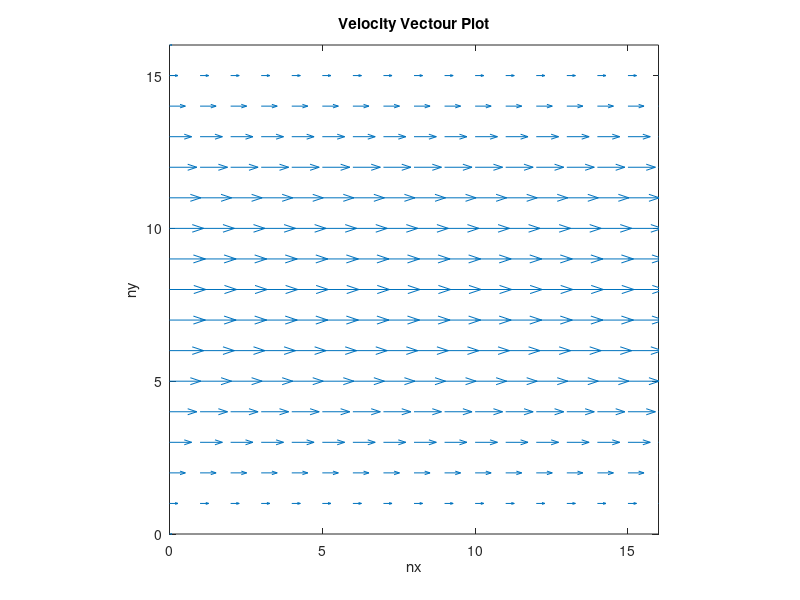
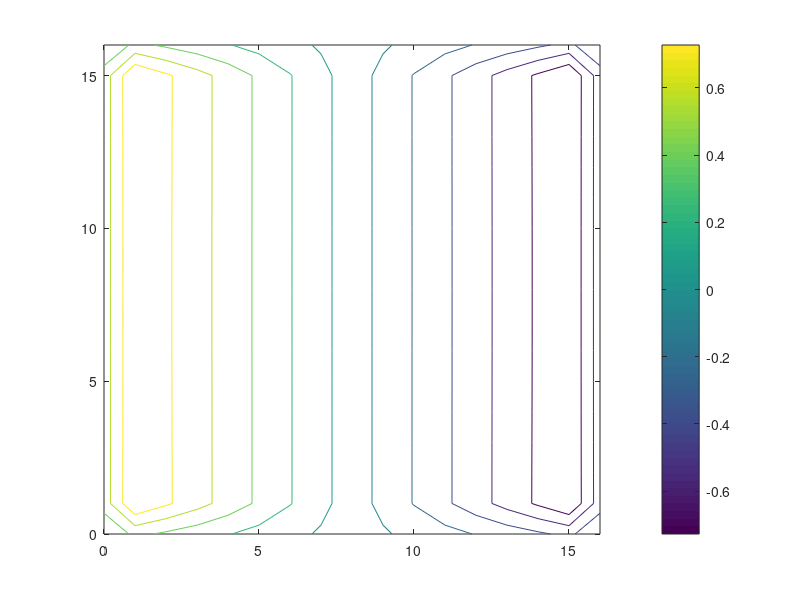

Write the MATLAB code that produced these figures, in order.
%Stokes equation for 2D channel for
%SOR method for faster convergent
clc;
clear all;
close all;
%-----------------------------------------------------------------------
%Define all numerial values
%------------------------------------------------------------------------
Re = 1;                 %Reynolds Number
visc=1/Re;              %viscosity
nx = 16;                 %gridpoints along x
ny = 16;                 %gridpoints along y
lx = 1;                 %lenght of the domain
ly = 1;                 %width of the domain
ft=0.5;                 %final time
MaxErr = 0.001;         %maximum error for pressure
Maxit=10;              %maximum iteration
nstep= 200;
beta=1.2;               %SOR factor
dt=0.01;               %time step size
gx =0; gy=0;        %external forces

%---------------------------------------------
%Variable initialization
u = zeros(nx+1,ny+2); ut = zeros(nx+1,ny+2);  %velocity in x direction
v = zeros(nx+2,ny+1); vt = zeros(nx+2,ny+1);  %velocity in y direction
p = zeros(nx+2,ny+2);                       %pressure
t=0;                                                %Initial time
%----------------------------------------------------------------------
%set grid points
dx=lx/nx; dy=ly/ny;                         %length of the grid cell
for i = 0:nx+2
    for j = 0:ny+2
        x=dx*(i-1);
        y=dy*(j-1.5);
    end
end
%-----------------------------------------------------------------------
%Check to ensure that the defined time step meets stability condition?
if dt>0.25*(min(dx,dy))^2/visc || dt>(1/Re)
    dt=min((0.25*(min(dx,dy))^2/visc),(visc));
end
%-----------------------------------------------------------------------
%Set boundary conditions


for j=2:ny+1
    y=dy*(j-1.5);
    u(1,j)= y*(1-y);               %u at left edge
    u(nx+1,j)=y*(1-y);            %u at right edge
    
end

for i=2:nx+1
    v(i,1)=0;                   %v at bottom edge
    v(i,ny+1)=0;                %v at top edge
end


for i=2:nx+1
    u(i,ny+2)= -u(i,ny+1);       %u at top edge
    u(i,1)= -u(i,2);            %u at bottom edge
    
end

for j=2:ny
    v(nx+2,j)=-v(nx+1,j);        %v at right
    v(1,j)=-v(2,j);              %v at left
    
end
for i=2:nx+1
    p(i,ny+2)= p(i,ny+1);              %at top
    p(i,1)= p(i,2);                    %at bottom
end
for j=2:ny+1
    p(nx+2,j)=2*(1-2*visc)-p(nx+1,j);   %at right
    p(1,j)=2-p(2,j);                    %at left
end


%---------------------------------------------------------------------
%Temporary velocity
%---------------------------------------------------------------------
for n=1:nstep
    for i=2:nx
        for j=2:ny+1
            ut(i,j)=u(i,j)+dt*(visc*((u(i+1,j)-2*u(i,j)+u(i-1,j))/dx^2+...
                (u(i,j+1)-2*u(i,j)+u(i,j-1))/dy^2)+gx);
        end
    end
    
    
    for i=2:nx+1
        for j=2:ny
            vt(i,j)=v(i,j)+dt*(visc*((v(i+1,j)-2*v(i,j)+v(i-1,j))/dx^2+...
                (v(i,j+1)-2*v(i,j)+v(i,j-1))/dy^2)+gy);
        end
    end
    %---------------------------------------------------------------------
    %Update boundary values
    %---------------------------------------------------------------------
    for j=2:ny+1
        y=dy*(j-1.5);
        ut(1,j)= y*(1-y);               %u at left edge
        ut(nx+1,j)=y*(1-y);            %u at right edge
    end
    
    for i=2:nx+1
        vt(i,1)=0;                   %v at bottom edge
        vt(i,ny+1)=0;                %v at top edge
    end
    
    for i=2:nx+1
        ut(i,ny+2)= -ut(i,ny+1);       %u at top edge
        ut(i,1)= -ut(i,2);            %u at bottom edge
    end
    
    for j=2:ny
        vt(nx+2,j)=-vt(nx+1,j);        %v at right
        vt(1,j)=-vt(2,j);              %v at left
    end
    for i=2:nx+1
        p(i,ny+2)= p(i,ny+1);              %at top
        p(i,1)= p(i,2);                    %at bottom
    end
    for j=2:ny+1
        p(nx+2,j)=2*(1-2*visc)-p(nx+1,j);   %at right
        p(1,j)=2-p(2,j);                    %at left
    end
    %ut
    %vt
%-----------------------------------------------------------------------
%Solving Pressure
%-----------------------------------------------------------------------
    diag = (0.5/(1/dx^2+1/dy^2));
    for it=1:Maxit
        p_chk=p;
        for i=2:nx+1
            for j=2:ny+1
                rhs= (1/dt)*((ut(i,j)-ut(i-1,j))/dx...
                    +(vt(i,j)-vt(i,j-1))/dy);
                        p(i,j)= (1-beta)*p(i,j)+...
                            beta*diag*( ((1/dx^2)*(p(i+1,j)+p(i-1,j))+...
                            (1/dy^2)*(p(i,j+1)+p(i,j-1)))-rhs);
%                 p(i,j)=  p(i,j) + ...
%                     diag*( (1/dx^2)*(p(i+1,j)-2*p(i,j)+p(i-1,j))+ ...
%                     (1/dy^2)*(p(i,j+1)-2*p(i,j)+p(i,j-1)) ...
%                     -(Re/dt)*((ut(i,j)-ut(i-1,j))/dx...
%                     +(vt(i,j)-vt(i,j-1))/dy) );
            end
        end
        if max(max(abs(p_chk-p))) <MaxErr, break, end
        
        for i=2:nx+1
            p(i,ny+2)= p(i,ny+1);              %at top
            p(i,1)= p(i,2);                    %at bottom
        end
        for j=2:ny+1
            p(nx+2,j)=2*(1-2*visc)-p(nx+1,j);   %at right
            p(1,j)=2-p(2,j);                    %at left
        end
        
        
    end
    
    
    %----------------------------------------------------------------------
    %update velocity fields
    %----------------------------------------------------------------------
    %u velocity
    
    for i=2:nx
        for j= 2:ny+1
            u(i,j)= ut(i,j)- ((dt/Re)*((p(i+1,j)-p(i,j))/dx));
        end
    end
    %v-velocity
    for i=2:nx+1
        for j= 2:ny
            v(i,j)= vt(i,j)- ((dt/Re)*((p(i,j+1)-p(i,j))/dy));
        end
    end
    %--------------------------------------------------------------------
    for j=2:ny+1
        y=dy*(j-1.5);
        u(1,j)= y*(1-y);               %u at left edge
        u(nx+1,j)=y*(1-y);            %u at right edge
    end
    
    for i=2:nx+1
        v(i,1)=0;                   %v at bottom edge
        v(i,ny+1)=0;                %v at top edge
    end
    
    for i=2:nx+1
        u(i,ny+2)= -u(i,ny+1);       %u at top edge
        u(i,1)= -u(i,2);            %u at bottom edge
    end
    
    for j=2:ny
        v(nx+2,j)=-v(nx+1,j);        %v at right
        v(1,j)=-v(2,j);              %v at left
        
    end
    u
    v
    p
end
%t=t+dt
%relocate the grid points
p(1:nx+2,1)=0; p(1:nx+2,ny+2)=0; p(1,1:ny+2)=0; p(nx+2,1:ny+2)=0;
u_cnt(1:nx+1,1:ny+1)= 0.5 *(u(1:nx+1,1:ny+1)+u(1:nx+1,2:ny+2));
v_cnt(1:nx+1,1:ny+1)= 0.5 *(v(1:nx+1,1:ny+1)+v(2:nx+2,1:ny+1));
p_cnt(1:nx+1,1:ny+1)=0.25*(p(1:nx+1,1:ny+1)+p(2:nx+2,1:ny+1)...
    +p(1:nx+1,2:ny+2)+p(2:nx+2,2:ny+2));
wt(1:nx+1,1:ny+1)=(v(2:nx+2,1:ny+1)-v(1:nx+1,1:ny+1))/dx...
    -(u(1:nx+1,2:ny+2)-u(1:nx+1,1:ny+1))/dy;
x(1:nx+1)=(0:nx)
y(1:ny+1)=(0:ny)
%-------------------------------------------------------------------------%
%Plot the variables
%-------------------------------------------------------------------------%
figure(1), quiver(x,y,(rot90(fliplr(u_cnt))),(rot90(fliplr(v_cnt)))),...
    xlabel('nx'),ylabel('ny'),title('Velocity Vectour Plot');
axis([0 nx 0 ny]),axis('square');
%figure(2), contour(x,y,flipud(rot90(p))),axis equal, axis([0 lx 0 ly]); colorbar
figure(2), contour(x,y,(rot90(fliplr(p_cnt)))); colorbar
